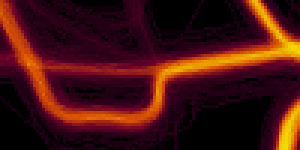
%> input picture stravaScaled.png, 100 x 50 px (shown 3 times larger)
$ octave heatmap.m   (GNU Octave 9; MATLAB toolbox functions it lacks are replaced by stand-ins)
%> lines starting %> are read from the running program, lines starting %| are printed output that depends on the picture; in (x1, y1, x2, y2) boxes, pixels count from 0 and x2, y2 are one past the last pixel; in counts of white or black regions, pixels touching at a corner belong together; the program's own positions count from 1
%https://en.wikipedia.org/wiki/Canny_edge_detector
%https://medium.com/strava-engineering/the-global-heatmap-now-6x-hotter-23fc01d301de
%https://en.wikipedia.org/wiki/Bresenham%27s_line_algorithm
%https://en.wikipedia.org/wiki/Histogram_equalization
%https://developer.mozilla.org/en-US/docs/Web/SVG/Element/polyline
%https://www.w3schools.com/graphics/svg_intro.asp

%Clear old variables
clear all

thres = 100;

%Read in image w/ pixel to pixel scale
imc = imread("stravaScaled.png");
%> imc is the input picture: size 50x100x3 uint8; mean R, G, B 69, 17.8, 16.3

%Convert from colorscale to grayscale
img = rgb2gray(imc);
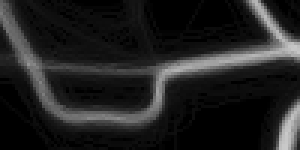
%> img: size 50x100 uint8 (shown 3 times larger); min 0, max 201, mean 32.9

%Apply first order Gaussian filter
imblur = imgaussfilt(img,1);

%Compute gradient
[Gmag, Gdir] = imgradient(imblur,'prewitt');
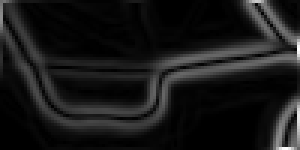
%> Gmag: size 50x100 double (shown 3 times larger); min 0, max 554, mean 53.2; drawn with min black and max white
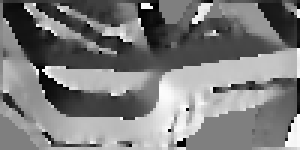
%> Gdir: size 50x100 double (shown 3 times larger); min -180, max 179.9, mean -3.7; drawn with min black and max white
%sobel

%Apply appropriate scaling
Gmag = im2uint8(rescale(Gmag, 0, 1));
%> Gmag: size 50x100 uint8
dir = round(Gdir/180*4)*180/4;
Gdir8 = im2uint8(rescale(dir, 0, 1));
Gdir = im2uint8(rescale(Gdir, 0, 1));
%> Gdir: size 50x100 uint8

pan=size(imblur,1);
%> pan = 50
leb=size(imblur,2);
%> leb = 100
BW = zeros(pan, leb);

%imblur = img;
    for i=1+1:pan-1
        for j=1+1:leb-1
            %threshold for data
            if(imblur(i,j) > 5)
                if (dir(i,j)==0 || dir(i,j)==180 || dir(i,j)==-180)
                    BW(i,j) = (imblur(i,j) == max([imblur(i,j), imblur(i,j+1), imblur(i,j-1)]));
                elseif (dir(i,j)==45 || dir(i,j)==-135)
                    BW(i,j) = (imblur(i,j) == max([imblur(i,j), imblur(i+1,j-1), imblur(i-1,j+1)]));
                elseif (dir(i,j)==90 || dir(i,j)==-90)
                    BW(i,j) = (imblur(i,j) == max([imblur(i,j), imblur(i+1,j), imblur(i-1,j)]));
                elseif (dir(i,j)==135 || dir(i,j)==45)
                    BW(i,j) = (imblur(i,j) == max([imblur(i,j), imblur(i+1,j+1), imblur(i-1,j-1)]));
                end
            end
        end
    end
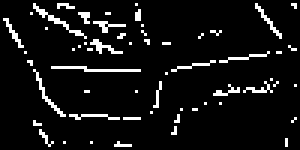
%> BW: size 50x100 double (shown 3 times larger); values 0 (black) and 1 (white), 7.4% white in thin lines or dots


%alternate approach
%flip threshold
Gmagg = im2bw(Gmag, 40/256);
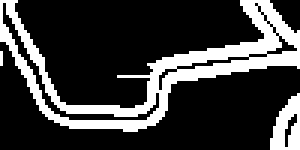
%> Gmagg: size 50x100 logical (shown 3 times larger); 23.2% white; 3 white regions (1 under 20 px), largest, box (x1, y1, x2, y2) and area: (0, 0, 100, 44) 1035, (90, 31, 100, 50) 120
Gmagg = imcomplement(Gmagg);
%> (the run ends here)

$ run again, with pentacrest.png copied over stravaScaled.png
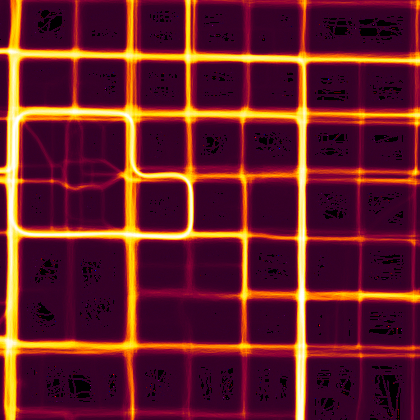
%> input picture pentacrest.png, 420 x 420 px, shrunk from 512 x 512 before the run
%> imc is the input picture: size 420x420x3 uint8; mean R, G, B 102, 30.9, 40.2
%> after the loop `for i=1+1:pan-1`:
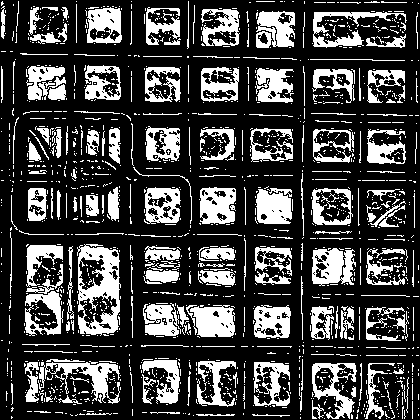
%> BW: size 420x420 double; values 0 (black) and 1 (white), 26.4% white; 1565 white regions (1344 under 20 px), largest, box (x1, y1, x2, y2) and area: (77, 244, 121, 336) 2184, (312, 248, 356, 286) 1139, (190, 305, 235, 337) 1108
%> `Gmagg = im2bw(Gmag, 40/256);`:
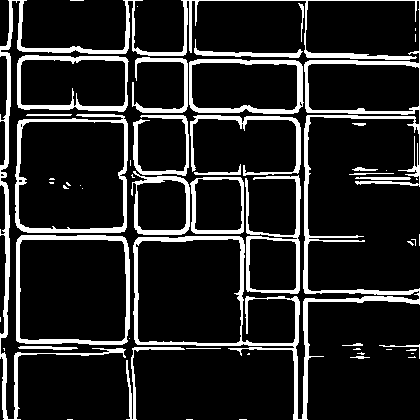
%> Gmagg: size 420x420 logical; 14.6% white; 55 white regions (30 under 20 px), largest, box (x1, y1, x2, y2) and area: (0, 0, 420, 420) 11843, (15, 114, 128, 233) 1869, (16, 235, 130, 345) 1803
